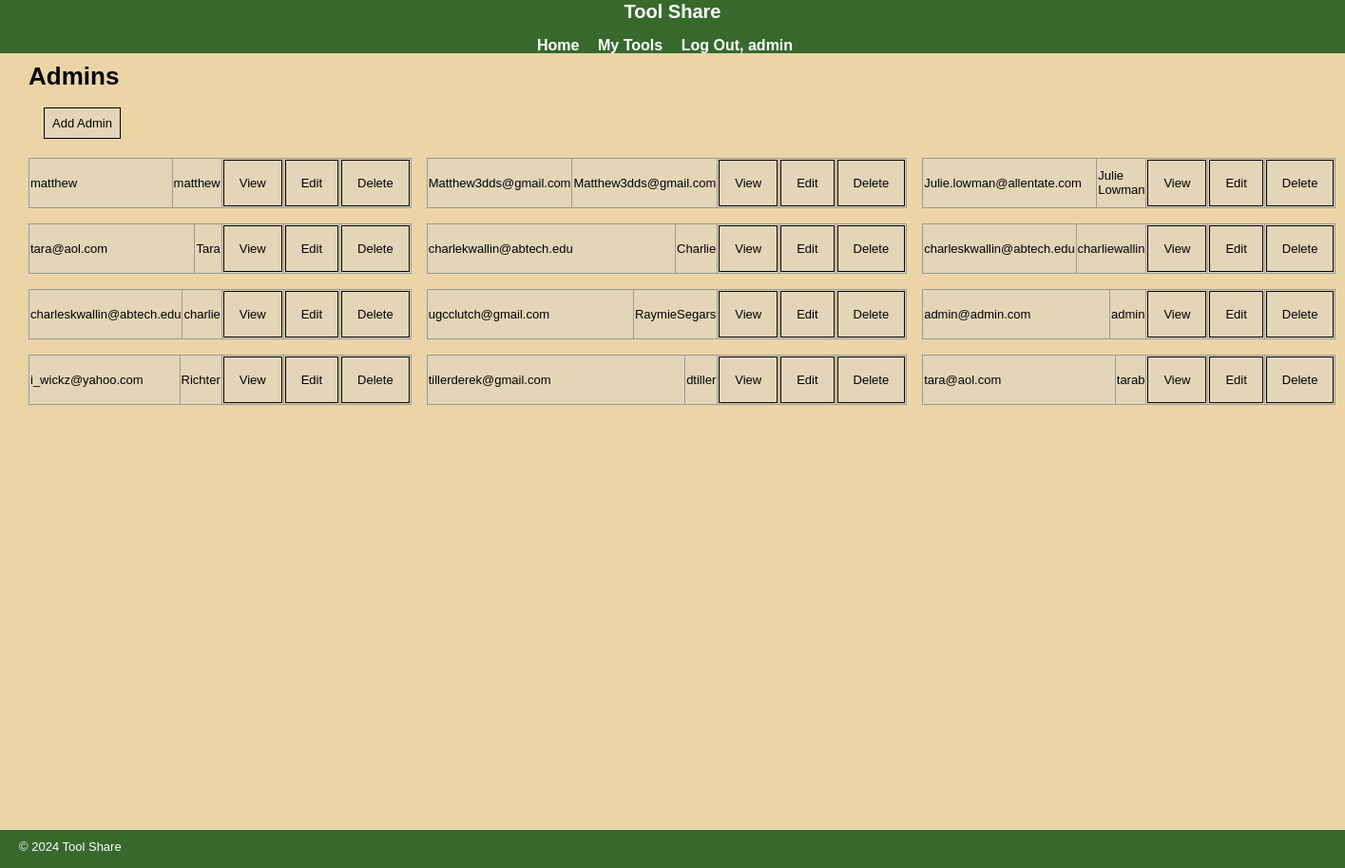
Page /users/index.php (signed in) on the committed database.
### tables this page shows
CREATE TABLE `users` (
  `user_id` int(11) NOT NULL,
  `email` varchar(255) NOT NULL,
  `password` varchar(255) NOT NULL,
  `name` varchar(100) NOT NULL,
  `is_admin` tinyint(1) NOT NULL
);

### private/initialize.php (called while the page is built, shortened)
<?php
  require_once('functions.php');
  $session = new Session;
?>

### private/classes/Session.class.php (called while the page is built, shortened)
<?php
class Session {
  public $user_id;
  private $last_login;
  private $is_admin;
  public function is_logged_in() {
    return isset($this->user_id) && $this->last_login_is_recent();
  }
  public function is_admin_logged_in() {
    return $this->is_logged_in() && $this->is_admin >= 1;
  }
  private function check_stored_login() {
    if(isset($_SESSION['user_id'])) {
      $this->user_id = $_SESSION['user_id'];
      $this->name = $_SESSION['name'];
      $this->last_login = $_SESSION['last_login'];
      $this->is_admin = $_SESSION['is_admin'];
    }
  }
  private function last_login_is_recent() {
    if(!isset($this->last_login)) {
      return false;
    } elseif(($this->last_login + self::MAX_LOGIN_AGE) < time()) {
      return false;
    } else {
      return true;
    }
  }
}
?>

### private/classes/DatabaseObject.class.php (called while the page is built, shortened)
<?php
class DatabaseObject {
  static protected $database;
  static protected $table_name = "";
  static public function set_database($database) {
    self::$database = $database;
  }
  static public function find_by_sql($sql) {
    $result = self::$database->query($sql);
    $object_array = [];
    while($record = $result->fetch_assoc()) {
      $object_array[] = static::instantiate($record);
    }
    return $object_array;
  }
  static public function find_all() {
    $sql = "SELECT * FROM " . static::$table_name;
    return static::find_by_sql($sql);
  }
  static protected function instantiate($record) {
    $object = new static;
    foreach($record as $property => $value) {
      if(property_exists($object, $property)) {
        $object->$property = $value;
      }
    }
    return $object;
  }
}
?>

### private/functions.php (called while the page is built, shortened)
<?php
function url_for($script_path) {
  if($script_path[0] != '/') {
    $script_path = "/" . $script_path;
  }
  return WWW_ROOT . $script_path;
}
function u($string="") {
  return urlencode($string);
}
function h($string="") {
  return htmlspecialchars($string);
}
?>

### users/index.php (the view, shortened to what this page needs)
<?php require_once('../private/initialize.php'); ?>
<?php
$admins = User::find_all();
?>
<?php if($session->is_admin_logged_in()) { ?>
<?php include(SHARED_PATH . '/staff_header.php'); ?>
<div id="content">
  <div class="admins listing">
    <h1>Admins</h1>
    <div class="actions">
      <a class="action" href="<?php echo url_for('/staff/admins/new.php'); ?>">Add Admin</a>
    </div>
  	<table class="list">
      <?php foreach($admins as $admin) { ?>
        <tr>
          <td><?php echo h($admin->email); ?></td>
          <td><?php echo h($admin->name); ?></td>
          <td><a class="action" href="<?php echo url_for('show.php?id=' . h(u($admin->id))); ?>">View</a></td>
          <td><a class="action" href="<?php echo url_for('edit.php?id=' . h(u($admin->id))); ?>">Edit</a></td>
          <td><a class="action" href="<?php echo url_for('delete.php?id=' . h(u($admin->id))); ?>">Delete</a></td>
    	  </tr>
      <?php } ?>
  	</table>
  </div>
</div>
<?php } else {
  redirect_to(url_for('../index.php'));
}
?>
<?php include(SHARED_PATH . '/staff_footer.php'); ?>

### private/shared/staff_header.php (shortened to what this page needs)
<!doctype html>
<html lang="en">
  <head>
    <link rel="stylesheet" media="all" href="<?php echo url_for('../../stylesheets/staff.css'); ?>" />
  </head>
  <body>
    <header>
      <h1>Tool Share</h1>
    </header>
    <navigation>
      <ul>
        <?php if($session->is_logged_in()) { ?>
          <li><a href="../../index.php">Home</a></li>
          <li><a href="../../mytools.php">My Tools</a></li>
          <li><a href="../../logout.php">Log Out, <?php echo $session->name; ?></a></li>
        <?php } else { ?>
          <li><a href="/login.php">Log In</a></li>
        <?php } ?>
      </ul>
    </navigation>

### stylesheets/staff.css (style rules this page uses)
html { width: 100%; height: 100%; }
body { width: 100%; height: 100%; margin: 0; padding: 0; font: 13px/15px Verdana, Arial, Helvetica, sans-serif; background-color: #ebd5a7; }
header { height: 40px; margin: 0; padding: 0; background: #37692D; color: white; }
header h1 { margin: 0; padding: 5px; font-size: 20px; font-family: Verdana, Arial, Helvetica, sans-serif; text-align: center; }
navigation { width: 100%; margin: 0; padding: 0; text-align: center; }
navigation ul { width: 100%; list-style: none; padding: 0; margin: 0; background: #37692D; }
navigation ul li { display: inline; margin-right: 1em; color: #fff; font-weight: bold; font-size: 1rem; }
navigation ul li a { text-decoration: none; color: #fff; }
#content { height: 100%; padding: 0 30px; }
.actions { margin-bottom: 1em; padding: 1rem; }
.action { text-decoration: none; color: #000; border: 1px solid #000; padding: .5rem; background-color: #e3d5b8; }
table { border-collapse: collapse; vertical-align: top; }
table.list { width: 100%; margin-bottom: 1rem; }
.list tr { padding-bottom: 1rem; display: block; height: auto; width: 100%; }
table.list tr td { border: 1px solid #999999; background-color: #e3d5b8; float: center; margin: 25px auto; align-content: center; width: 100%; }
.list tr td a { text-decoration: none; color: #000; display: flex; justify-content: left; padding: 1rem; height: auto; }

### rows in the picture
users: name "admin", email "admin@admin.com"
users: email "matthew", name "matthew"
users: email "Matthew3dds@gmail.com", name "Matthew3dds@gmail.com"
users: email "Julie.lowman@allentate.com", name "Julie Lowman"
users: email "tara@aol.com", name "Tara"
users: email "charlekwallin@abtech.edu", name "Charlie"
users: email "charleskwallin@abtech.edu", name "charliewallin"
users: email "charleskwallin@abtech.edu", name "charlie"
users: email "ugcclutch@gmail.com", name "RaymieSegars"
users: email "i_wickz@yahoo.com", name "Richter"
users: email "tillerderek@gmail.com", name "dtiller"
users: email "tara@aol.com", name "tarab"
